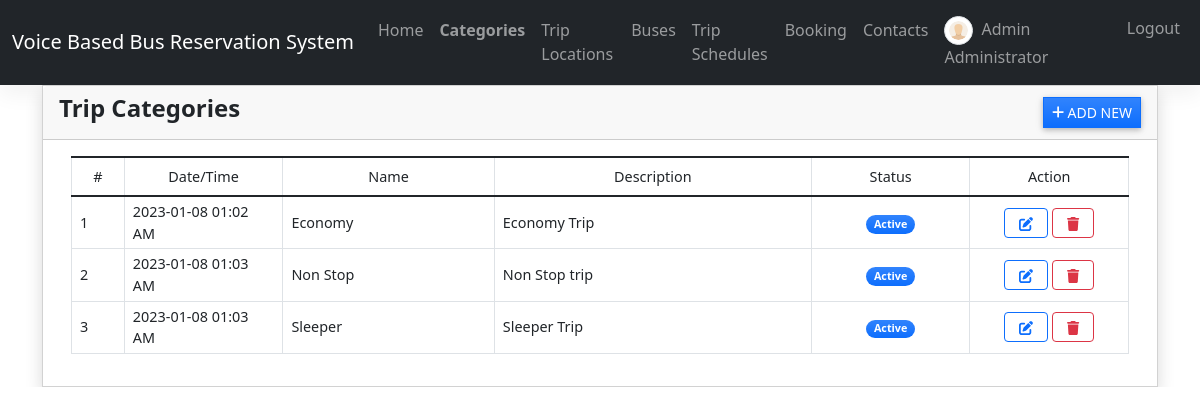
The app's page /category (signed in) with its own data.
### reservationApp/models.py (models this page shows, shortened)
class Category(models.Model):
    name = models.CharField(max_length=250)
    description = models.TextField()
    status = models.CharField(max_length=2, choices=(('1','Active'),('2','Inactive')), default=1)
    date_created = models.DateTimeField(default=timezone.now)
    date_updated = models.DateTimeField(auto_now=True)

### reservationApp/views.py (the view)
# urls.py: path('category',views.category_mgt,name='category-page'),
@login_required
def category_mgt(request):
    context['page_title'] = "Bus Categories"
    categories = Category.objects.all()
    context['categories'] = categories
    return render(request, 'category_mgt.html', context)

### reservationApp/templates/category_mgt.html (shortened to what this page needs)
{% extends 'base.html' %} {% block pageContent %}
<div class="col-lg-12 col-md-12 col-sm-12 col-xs-12">
    <div class="card card-default rounded-0 shadow ">
        <div class="card-header">
            <div class="d-flex w-100 align-items-center justify-content-between">
                <h4 class="card-title fw-bold">Trip Categories</h4>
                <div class="tools">
                    <button type="button" class="btn btn-primary rounded-0 bg-gradient btn-sm" id='add_new'><i class="fa fa-plus"></i> Add New</button>
                </div>
            </div>
        </div>
        <div class="card-body">
            <div class="container-fluid">
                <table class="table table-bordered" id="category-list">
                    <colgroup>
                        <col width="5%">
                        <col width="15%">
                        <col width="20%">
                        <col width="30%">
                        <col width="15%">
                        <col width="15%">
                    </colgroup>
                    <thead>
                        <tr class="bg-gradient bg-primary bg-opacity-50 text-light">
                            <th class="px-2 py-2 text-center">#</th>
                            <th class="px-2 py-2 text-center">Date/Time</th>
                            <th class="px-2 py-2 text-center">Name</th>
                            <th class="px-2 py-2 text-center">Description</th>
                            <th class="px-2 py-2 text-center">Status</th>
                            <th class="px-2 py-2 text-center">Action</th>
                        </tr>
                    </thead>
                    <tbody>
                        {% for category in categories %}
                        <tr>
                            <td class="px-2 py-1 align-middle">{{ forloop.counter }}</td>
                            <td class="px-2 py-1 align-middle">{{ category.date_created|date:"Y-m-d h:i A" }}</td>
                            <td class="px-2 py-1 align-middle">{{ category.name }}</td>
                            <td class="px-2 py-1 align-middle">
                                <p class="m-0 text-truncate">{{ category.description }}</p>
                            </td>
                            <td class="px-1 py-1 align-middle text-center">
                                {% if category.status == '1' %}
                                <span class="badge bg-primary bg-gradient rounded-pill px-2">Active</span> {% else %}
                                <span class="badge bg-secondary bg-gradient rounded-pill px-2">Inactive</span> {% endif %}
                            </td>
                            <td class="px-2 py-1 align-middle text-center">
                                <a class="btn btn-outline-primary btn-sm edit-data" href="javascript:void(0)" data-id="{{ category.pk }}" title="Edit">
                                    <i class="fa fa-edit"></i>
                                </a>
                                <button class="btn btn-outline-danger btn-sm delete-data" type="button" data-id="{{ category.pk }}" title="Delete">
                                    <i class="fa fa-trash"></i>
                                </button>
                            </td>
                        </tr>
                        {% endfor %}
                    </tbody>
                </table>
            </div>
        </div>
    </div>
</div>
{% endblock pageContent %}

### reservationApp/templates/topNavigation.html (shortened to what this page needs)
{% load static %}
<header>
    <link href="https://cdn.jsdelivr.net/npm/bootstrap@5.3.0-alpha1/dist/css/bootstrap.min.css" rel="stylesheet">
    <nav class="navbar navbar-expand-lg navbar-dark bg-dark" aria-label="Offcanvas navbar large">
        <div class="container-fluid">
          <a class="navbar-brand" href="/">Voice Based Bus Reservation System</a>
          <div class="offcanvas offcanvas-end text-bg-dark" tabindex="-1" id="offcanvasNavbar2" aria-labelledby="offcanvasNavbar2Label">
            <div class="collapse navbar-collapse" id="navbarExample01">
              <ul class="navbar-nav me-auto mb-2 mb-lg-0" id="topNav">
                  <li class="nav-item">
                      <a class="nav-link" aria-current="page" href="{% url 'home-page' %}">Home</a>
                  </li>
                  {% if user.id %}
                  <li class="nav-item">
                      <a class="nav-link" aria-current="page" href="{% url 'category-page' %}">Categories</a>
                  </li>
                  <li class="nav-item">
                      <a class="nav-link" aria-current="page" href="{% url 'location-page' %}">Trip Locations</a>
                  </li>
                  <li class="nav-item">
                      <a class="nav-link" aria-current="page" href="{% url 'bus-page' %}">Buses</a>
                  </li>
                  <li class="nav-item">
                      <a class="nav-link" aria-current="page" href="{% url 'schedule-page' %}">Trip Schedules</a>
                  </li>
                   <li class="nav-item">
                      <a class="nav-link" aria-current="page" href="{% url 'booking-page' %}">Booking</a>
                  </li>
                  <li class="nav-item">
                    <a class="nav-link" aria-current="page" href="{% url 'mng_contacts-page' %}">Contacts</a>
                </li>
                  {% endif %}
              </ul>
              <ul class="navbar-nav d-flex flex-row">
                  {% if user.id %} {% if user.profile.user_type == 1 %} {% endif %}
                  <li class="nav-item me-3 me-lg-0">
                      <a class="nav-link" href="{% url 'profile' %}">
                          <span class="me-1"><img src="{{ MEDIA_URL }}/default/default-avatar.png" alt="User Avatar" id="user-avatar" class="img-thumbnail rounded-circle"></span> {{ user.first_name }} {{user.last_name}}
                      </a>
                  </li>
                  <li class="nav-item me-3 me-lg-0">
                      <a class="nav-link" href="{% url 'logout' %}">Logout</a>
                  </li>
                  {% else %}
                  <li class="nav-item me-3 me-lg-0">
                      <a class="nav-link" href="{% url 'login' %}"> Admin Login</a>
                  </li>
                  {% endif %}
              </ul>
          </div>
          </div>
        </div>
      </nav>
</header>

### static/assets/default/css/style.css (style rules this page uses)
html, body { height: 100%; width: 100%; max-height: 100%; overflow: auto; display: flex; flex-direction: column; }
body>header { flex-shrink: auto; }
#user-avatar { width: 1.8rem; height: 1.8rem; object-fit: scale-down; object-position: center center; }
.nav-item.active a.nav-link { font-weight: bolder !important; }

### records on screen
Category: date_created "2023-01-08 01:02 AM", name "Economy", description "Economy Trip", status "Active"
Category: date_created "2023-01-08 01:03 AM", name "Non Stop", description "Non Stop trip", status "Active"
Category: date_created "2023-01-08 01:03 AM", name "Sleeper", description "Sleeper Trip", status "Active"

### other values on screen
{{ user.first_name }} "Admin"
{{ user.last_name }} "Administrator"
